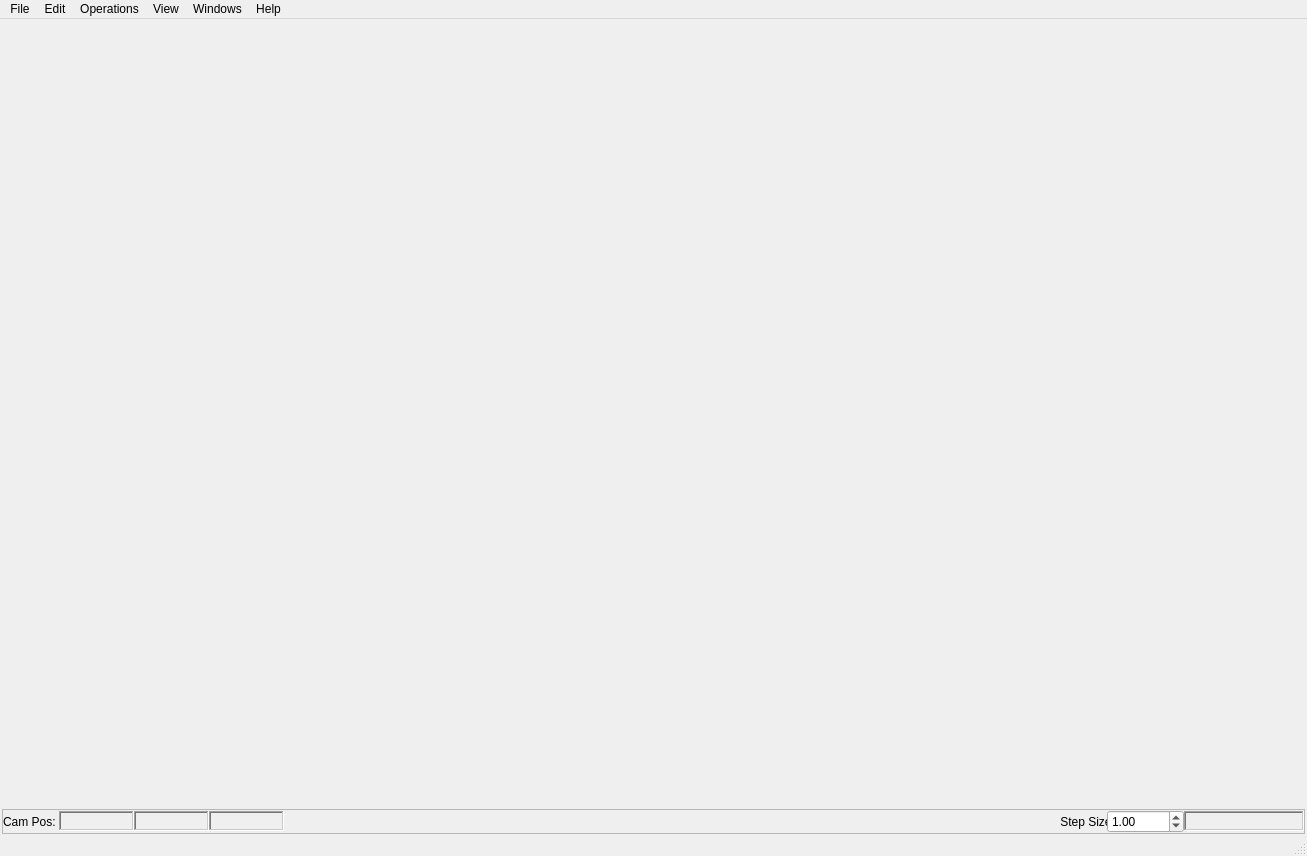
<?xml version="1.0" encoding="UTF-8"?>
<ui version="4.0">
 <class>MainEditor</class>
 <widget class="QMainWindow" name="MainEditor">
  <property name="geometry">
   <rect>
    <x>0</x>
    <y>0</y>
    <width>1307</width>
    <height>856</height>
   </rect>
  </property>
  <property name="sizePolicy">
   <sizepolicy hsizetype="Expanding" vsizetype="Expanding">
    <horstretch>0</horstretch>
    <verstretch>0</verstretch>
   </sizepolicy>
  </property>
  <property name="windowTitle">
   <string>ZEditor</string>
  </property>
  <property name="windowIcon">
   <iconset>
    <normaloff>:/ApplicationIcon/ZEDITOR.ico</normaloff>:/ApplicationIcon/ZEDITOR.ico</iconset>
  </property>
  <property name="styleSheet">
   <string/>
  </property>
  <property name="iconSize">
   <size>
    <width>24</width>
    <height>24</height>
   </size>
  </property>
  <widget class="QWidget" name="CentralWidget">
   <layout class="QGridLayout">
    <property name="leftMargin">
     <number>2</number>
    </property>
    <property name="topMargin">
     <number>2</number>
    </property>
    <property name="rightMargin">
     <number>2</number>
    </property>
    <property name="bottomMargin">
     <number>0</number>
    </property>
    <property name="spacing">
     <number>2</number>
    </property>
    <item row="0" column="0">
     <widget class="QWidget" name="ViewPort" native="true"/>
    </item>
    <item row="1" column="0">
     <widget class="QFrame" name="frmStatus">
      <property name="maximumSize">
       <size>
        <width>16777215</width>
        <height>25</height>
       </size>
      </property>
      <property name="frameShape">
       <enum>QFrame::StyledPanel</enum>
      </property>
      <property name="frameShadow">
       <enum>QFrame::Raised</enum>
      </property>
      <layout class="QHBoxLayout">
       <property name="spacing">
        <number>0</number>
       </property>
       <property name="leftMargin">
        <number>0</number>
       </property>
       <property name="topMargin">
        <number>0</number>
       </property>
       <property name="rightMargin">
        <number>0</number>
       </property>
       <property name="bottomMargin">
        <number>0</number>
       </property>
       <item>
        <layout class="QHBoxLayout">
         <property name="spacing">
          <number>0</number>
         </property>
         <item>
          <widget class="QLabel" name="lblCameraPosition">
           <property name="text">
            <string>Cam Pos: </string>
           </property>
          </widget>
         </item>
         <item>
          <widget class="QLabel" name="lblCameraPositionX">
           <property name="minimumSize">
            <size>
             <width>75</width>
             <height>0</height>
            </size>
           </property>
           <property name="maximumSize">
            <size>
             <width>75</width>
             <height>20</height>
            </size>
           </property>
           <property name="styleSheet">
            <string/>
           </property>
           <property name="frameShape">
            <enum>QFrame::WinPanel</enum>
           </property>
           <property name="frameShadow">
            <enum>QFrame::Sunken</enum>
           </property>
           <property name="lineWidth">
            <number>0</number>
           </property>
           <property name="text">
            <string/>
           </property>
          </widget>
         </item>
         <item>
          <widget class="QLabel" name="lblCameraPositionY">
           <property name="minimumSize">
            <size>
             <width>75</width>
             <height>0</height>
            </size>
           </property>
           <property name="maximumSize">
            <size>
             <width>75</width>
             <height>20</height>
            </size>
           </property>
           <property name="styleSheet">
            <string/>
           </property>
           <property name="frameShape">
            <enum>QFrame::WinPanel</enum>
           </property>
           <property name="frameShadow">
            <enum>QFrame::Sunken</enum>
           </property>
           <property name="text">
            <string/>
           </property>
          </widget>
         </item>
         <item>
          <widget class="QLabel" name="lblCameraPositionZ">
           <property name="minimumSize">
            <size>
             <width>75</width>
             <height>0</height>
            </size>
           </property>
           <property name="maximumSize">
            <size>
             <width>75</width>
             <height>20</height>
            </size>
           </property>
           <property name="styleSheet">
            <string/>
           </property>
           <property name="frameShape">
            <enum>QFrame::WinPanel</enum>
           </property>
           <property name="frameShadow">
            <enum>QFrame::Sunken</enum>
           </property>
           <property name="text">
            <string/>
           </property>
          </widget>
         </item>
         <item>
          <spacer name="horizontalSpacer">
           <property name="orientation">
            <enum>Qt::Horizontal</enum>
           </property>
           <property name="sizeHint" stdset="0">
            <size>
             <width>40</width>
             <height>20</height>
            </size>
           </property>
          </spacer>
         </item>
         <item>
          <widget class="QLabel" name="lblStepSize">
           <property name="maximumSize">
            <size>
             <width>50</width>
             <height>16777215</height>
            </size>
           </property>
           <property name="lineWidth">
            <number>1</number>
           </property>
           <property name="text">
            <string> Step Size </string>
           </property>
          </widget>
         </item>
         <item>
          <widget class="QDoubleSpinBox" name="spnbxStepSize">
           <property name="maximum">
            <double>10000.000000000000000</double>
           </property>
           <property name="singleStep">
            <double>0.500000000000000</double>
           </property>
           <property name="value">
            <double>1.000000000000000</double>
           </property>
          </widget>
         </item>
         <item>
          <widget class="QLabel" name="lblSelectedEntity">
           <property name="minimumSize">
            <size>
             <width>120</width>
             <height>0</height>
            </size>
           </property>
           <property name="maximumSize">
            <size>
             <width>120</width>
             <height>20</height>
            </size>
           </property>
           <property name="styleSheet">
            <string/>
           </property>
           <property name="frameShape">
            <enum>QFrame::WinPanel</enum>
           </property>
           <property name="frameShadow">
            <enum>QFrame::Sunken</enum>
           </property>
          </widget>
         </item>
        </layout>
       </item>
      </layout>
     </widget>
    </item>
   </layout>
  </widget>
  <widget class="QMenuBar" name="menuBar">
   <property name="geometry">
    <rect>
     <x>0</x>
     <y>0</y>
     <width>1307</width>
     <height>21</height>
    </rect>
   </property>
   <widget class="QMenu" name="menuFile">
    <property name="title">
     <string>File</string>
    </property>
    <addaction name="actNew"/>
    <addaction name="actOpen"/>
    <addaction name="actClose"/>
    <addaction name="separator"/>
    <addaction name="actSave"/>
    <addaction name="actSaveAs"/>
    <addaction name="separator"/>
    <addaction name="actExit"/>
   </widget>
   <widget class="QMenu" name="menuOperations">
    <property name="title">
     <string>Operations</string>
    </property>
    <addaction name="actSelect"/>
    <addaction name="actMove"/>
    <addaction name="actRotate"/>
    <addaction name="actScale"/>
    <addaction name="separator"/>
    <addaction name="actHide"/>
    <addaction name="actUnhide"/>
    <addaction name="separator"/>
    <addaction name="actFreeze"/>
    <addaction name="actUnfreeze"/>
    <addaction name="separator"/>
    <addaction name="actGoToEntity"/>
   </widget>
   <widget class="QMenu" name="menuHelp">
    <property name="title">
     <string>Help</string>
    </property>
    <addaction name="actHelp"/>
    <addaction name="actionTutorials"/>
    <addaction name="separator"/>
    <addaction name="actionEngine_Web"/>
    <addaction name="separator"/>
    <addaction name="actionAbout"/>
   </widget>
   <widget class="QMenu" name="menuWindows">
    <property name="title">
     <string>Windows</string>
    </property>
    <widget class="QMenu" name="menuToolbars">
     <property name="title">
      <string>Toolbars</string>
     </property>
     <addaction name="EditToolbarOpenAction"/>
     <addaction name="OperationsToolbarOpenAction"/>
    </widget>
    <addaction name="separator"/>
    <addaction name="menuToolbars"/>
   </widget>
   <widget class="QMenu" name="menuEdit">
    <property name="title">
     <string>Edit</string>
    </property>
    <addaction name="actUndo"/>
    <addaction name="actRedo"/>
    <addaction name="separator"/>
    <addaction name="actClone"/>
    <addaction name="DeleteAction"/>
   </widget>
   <widget class="QMenu" name="menuView">
    <property name="title">
     <string>View</string>
    </property>
    <widget class="QMenu" name="menuDraw">
     <property name="title">
      <string>Draw</string>
     </property>
     <addaction name="actMap"/>
     <addaction name="actEntities"/>
     <addaction name="actSkybox"/>
    </widget>
    <addaction name="actWireframe"/>
    <addaction name="menuDraw"/>
    <addaction name="actRenderType"/>
    <addaction name="actOptions"/>
    <addaction name="separator"/>
    <addaction name="actGridToogle"/>
   </widget>
   <addaction name="menuFile"/>
   <addaction name="menuEdit"/>
   <addaction name="menuOperations"/>
   <addaction name="menuView"/>
   <addaction name="menuWindows"/>
   <addaction name="menuHelp"/>
  </widget>
  <widget class="QStatusBar" name="statusBar"/>
  <action name="actSave">
   <property name="text">
    <string>Save</string>
   </property>
  </action>
  <action name="actExit">
   <property name="text">
    <string>Exit</string>
   </property>
  </action>
  <action name="actRotate">
   <property name="checkable">
    <bool>true</bool>
   </property>
   <property name="text">
    <string>Rotate</string>
   </property>
  </action>
  <action name="actMove">
   <property name="checkable">
    <bool>true</bool>
   </property>
   <property name="text">
    <string>Move</string>
   </property>
  </action>
  <action name="actScale">
   <property name="checkable">
    <bool>true</bool>
   </property>
   <property name="text">
    <string>Scale</string>
   </property>
  </action>
  <action name="actHelp">
   <property name="text">
    <string>Help</string>
   </property>
  </action>
  <action name="actNew">
   <property name="text">
    <string>New</string>
   </property>
  </action>
  <action name="ObjectSellectorOpenAction">
   <property name="text">
    <string>Object Sellector</string>
   </property>
  </action>
  <action name="actOpenConsole">
   <property name="text">
    <string>Console</string>
   </property>
  </action>
  <action name="actOpenAssets">
   <property name="text">
    <string>Asserts</string>
   </property>
  </action>
  <action name="PropertiesWindow_2">
   <property name="text">
    <string>Properties</string>
   </property>
  </action>
  <action name="AboutOpenAction">
   <property name="text">
    <string>About</string>
   </property>
  </action>
  <action name="GizmoOpenAction">
   <property name="text">
    <string>Gizmo</string>
   </property>
  </action>
  <action name="actSelect">
   <property name="checkable">
    <bool>true</bool>
   </property>
   <property name="checked">
    <bool>true</bool>
   </property>
   <property name="text">
    <string>Select</string>
   </property>
  </action>
  <action name="DeleteAction">
   <property name="text">
    <string>Delete</string>
   </property>
  </action>
  <action name="actHide">
   <property name="text">
    <string>Hide</string>
   </property>
  </action>
  <action name="actUnhide">
   <property name="text">
    <string>Unhide</string>
   </property>
  </action>
  <action name="actFreeze">
   <property name="text">
    <string>Freeze</string>
   </property>
  </action>
  <action name="actUnfreeze">
   <property name="text">
    <string>Unfreeze</string>
   </property>
  </action>
  <action name="OperationsToolbarOpenAction">
   <property name="checkable">
    <bool>true</bool>
   </property>
   <property name="checked">
    <bool>true</bool>
   </property>
   <property name="text">
    <string>Operations</string>
   </property>
  </action>
  <action name="EditToolbarOpenAction">
   <property name="checkable">
    <bool>true</bool>
   </property>
   <property name="checked">
    <bool>true</bool>
   </property>
   <property name="text">
    <string>Edit</string>
   </property>
  </action>
  <action name="FileToolbarOpenAction">
   <property name="checkable">
    <bool>true</bool>
   </property>
   <property name="text">
    <string>File</string>
   </property>
  </action>
  <action name="actClose">
   <property name="text">
    <string>Close</string>
   </property>
  </action>
  <action name="SaveAsAction">
   <property name="text">
    <string>Save As</string>
   </property>
  </action>
  <action name="actClone">
   <property name="text">
    <string>Clone</string>
   </property>
  </action>
  <action name="CutAction">
   <property name="text">
    <string>Cut</string>
   </property>
  </action>
  <action name="PasteAction">
   <property name="text">
    <string>Paste</string>
   </property>
  </action>
  <action name="actionIndex">
   <property name="text">
    <string>Index</string>
   </property>
  </action>
  <action name="actionTutorials">
   <property name="text">
    <string>Tutorials</string>
   </property>
  </action>
  <action name="actionEngine_Web">
   <property name="text">
    <string>Engine Web</string>
   </property>
  </action>
  <action name="actionAbout">
   <property name="text">
    <string>About</string>
   </property>
  </action>
  <action name="actWireframe">
   <property name="text">
    <string>Wireframe</string>
   </property>
  </action>
  <action name="actMap">
   <property name="text">
    <string>Map</string>
   </property>
  </action>
  <action name="actEntities">
   <property name="text">
    <string>Entities</string>
   </property>
  </action>
  <action name="actSkybox">
   <property name="text">
    <string>Skybox</string>
   </property>
  </action>
  <action name="actOptions">
   <property name="text">
    <string>Options</string>
   </property>
  </action>
  <action name="actRenderType">
   <property name="text">
    <string>Render Type</string>
   </property>
  </action>
  <action name="actGoToEntity">
   <property name="text">
    <string>Go To Entity</string>
   </property>
  </action>
  <action name="Assert_BrowserOpenAction">
   <property name="text">
    <string>Assert Browser</string>
   </property>
  </action>
  <action name="actionLoad_Environment">
   <property name="text">
    <string>Load Environment</string>
   </property>
  </action>
  <action name="actOpen">
   <property name="text">
    <string>Open</string>
   </property>
  </action>
  <action name="actSaveAs">
   <property name="text">
    <string>Save As</string>
   </property>
  </action>
  <action name="QuickSelectorOpenAction">
   <property name="checkable">
    <bool>true</bool>
   </property>
   <property name="text">
    <string>Quick Selector</string>
   </property>
  </action>
  <action name="actUndo">
   <property name="text">
    <string>Undo</string>
   </property>
   <property name="shortcut">
    <string>Ctrl+Z</string>
   </property>
  </action>
  <action name="actRedo">
   <property name="text">
    <string>Redo</string>
   </property>
   <property name="shortcut">
    <string>Ctrl+Y</string>
   </property>
  </action>
  <action name="SceneListOpenAction">
   <property name="checkable">
    <bool>true</bool>
   </property>
   <property name="checked">
    <bool>false</bool>
   </property>
   <property name="text">
    <string>Scene List</string>
   </property>
  </action>
  <action name="actGridToogle">
   <property name="checkable">
    <bool>true</bool>
   </property>
   <property name="checked">
    <bool>true</bool>
   </property>
   <property name="text">
    <string>Grid</string>
   </property>
  </action>
 </widget>
 <layoutdefault spacing="6" margin="11"/>
 <resources>
  <include location="MapEditor.qrc"/>
 </resources>
 <connections>
  <connection>
   <sender>actExit</sender>
   <signal>triggered(bool)</signal>
   <receiver>MainEditor</receiver>
   <slot>close()</slot>
   <hints>
    <hint type="sourcelabel">
     <x>-1</x>
     <y>-1</y>
    </hint>
    <hint type="destinationlabel">
     <x>535</x>
     <y>460</y>
    </hint>
   </hints>
  </connection>
 </connections>
</ui>
